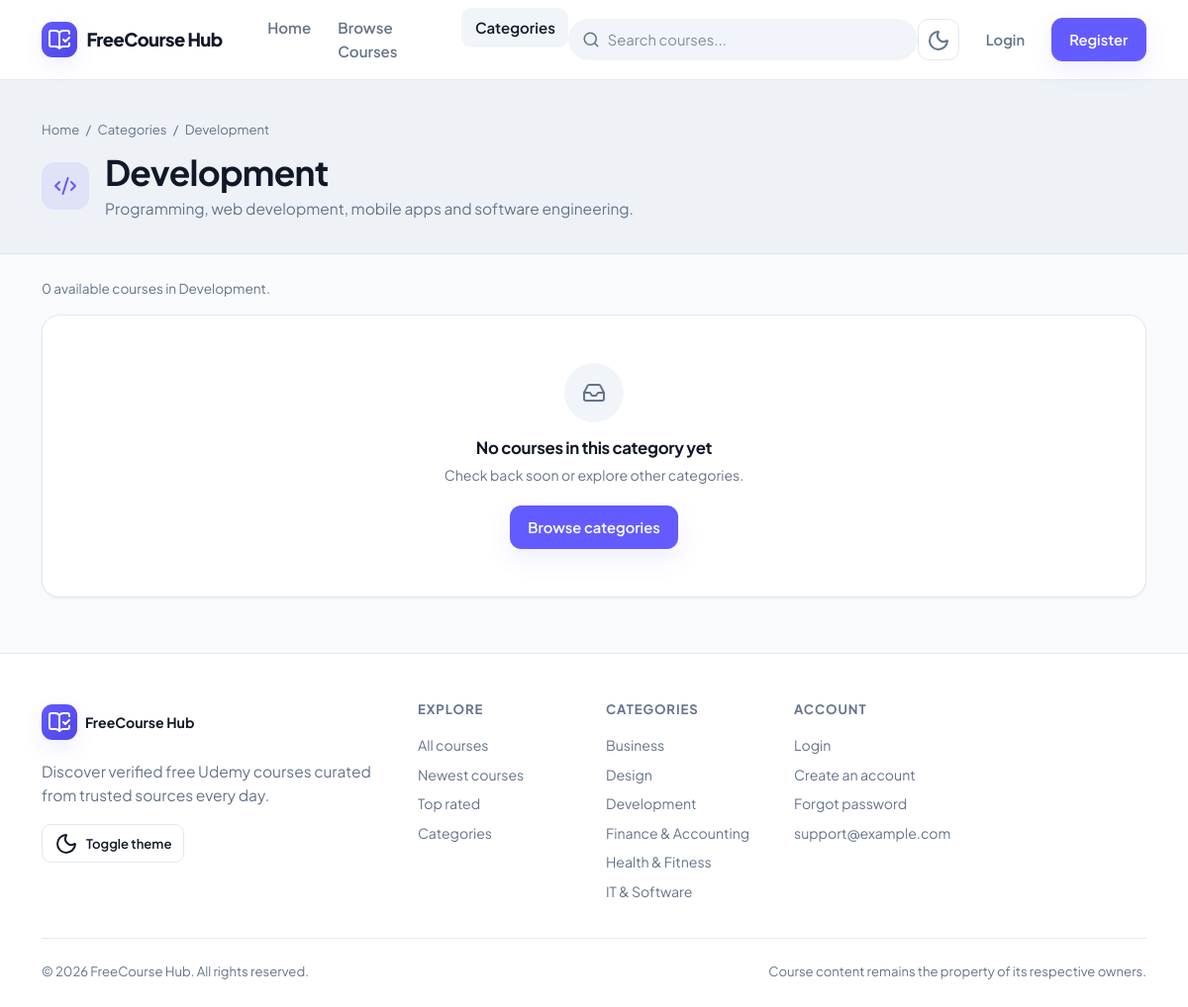
Screenshot of /category.php?slug=development with the database file from the repository.
### tables this page shows
CREATE TABLE IF NOT EXISTS categories (
    id INT UNSIGNED NOT NULL AUTO_INCREMENT,
    name VARCHAR(120) NOT NULL,
    slug VARCHAR(140) NOT NULL,
    description TEXT NULL,
    status ENUM('active', 'inactive') NOT NULL DEFAULT 'active',
    created_at DATETIME NOT NULL DEFAULT CURRENT_TIMESTAMP,
    PRIMARY KEY (id),
    UNIQUE KEY uq_categories_slug (slug),
    KEY idx_categories_status (status)
);

### includes/functions.php (called while the page is built, shortened)
<?php
function e(mixed $value): string
{
    return htmlspecialchars((string) ($value ?? ''), ENT_QUOTES | ENT_SUBSTITUTE, 'UTF-8');
}
function url(string $path = ''): string
{
    $base = rtrim(APP_URL, '/');
    if ($path === '') {
        return $base . '/';
    }
    return $base . '/' . ltrim($path, '/');
}
function setting(string $key, mixed $default = null): mixed
{
    static $cache = null;
    if ($cache === null) {
        $cache = [];
        try {
            $rows = db()->query('SELECT setting_key, setting_value FROM system_settings')->fetchAll();
            foreach ($rows as $row) {
                $cache[$row['setting_key']] = $row['setting_value'];
            }
        } catch (Throwable $e) {
            app_log('settings', 'Unable to load settings: ' . $e->getMessage());
        }
    }
    if (!array_key_exists($key, $cache) || $cache[$key] === null || $cache[$key] === '') {
        return $default;
    }
    return $cache[$key];
}
function setting_bool(string $key, bool $default = false): bool
{
    $value = setting($key, null);
    return in_array(strtolower((string) $value), ['1', 'true', 'yes', 'on'], true);
}
function excerpt(?string $text, int $length = 160): string
{
    $text = trim(preg_replace('/\s+/', ' ', strip_tags((string) $text)) ?? '');
    if (mb_strlen($text) <= $length) {
        return $text;
    }
    return mb_substr($text, 0, $length - 1) . '…';
}
function availability_sql(string $alias = 'c'): string
{
    return $alias . ".publication_status = 'published' AND " . $alias . ".verification_status = 'verified' AND (" . $alias . ".expiry_date IS NULL OR " . $alias . ".expiry_date >= NOW())";
}
function get_categories(bool $activeOnly = true): array
{
    static $cache = [];
    $key = $activeOnly ? 'active' : 'all';
    $sql = 'SELECT c.*, (SELECT COUNT(*) FROM courses co WHERE co.category_id = c.id AND ' . availability_sql('co') . ') AS course_count FROM categories c';
    if ($activeOnly) {
        $sql .= " WHERE c.status = 'active'";
    }
    $sql .= ' ORDER BY c.name ASC';
    try {
        $cache[$key] = db()->query($sql)->fetchAll();
    } catch (Throwable $e) {
        app_log('categories', $e->getMessage());
        $cache[$key] = [];
    }
    return $cache[$key];
}
function pagination(int $total, int $perPage, int $currentPage): array
{
    $pages = max(1, (int) ceil($total / max(1, $perPage)));
    $currentPage = max(1, min($currentPage, $pages));
    return [
        'total' => $total,
        'per_page' => $perPage,
        'current' => $currentPage,
        'pages' => $pages,
        'offset' => ($currentPage - 1) * $perPage,
        'has_prev' => $currentPage > 1,
        'has_next' => $currentPage < $pages,
    ];
}
function category_icon(string $slug): string
{
    $icons = [
        'development' => 'code-2',
        'business' => 'briefcase',
        'design' => 'palette',
        'marketing' => 'megaphone',
        'it-software' => 'server',
        'personal-development' => 'sparkles',
        'photography' => 'camera',
        'music' => 'music',
        'health-fitness' => 'heart-pulse',
        'finance-accounting' => 'wallet',
        'office-productivity' => 'file-spreadsheet',
        'teaching-academics' => 'graduation-cap',
    ];
    return $icons[$slug] ?? 'layers';
}

### config/database.php (called while the page is built, shortened)
<?php
function db(): PDO
{
    static $pdo = null;
    if ($pdo instanceof PDO) {
        return $pdo;
    }
    $host = (string) env('DB_HOST', '127.0.0.1');
    $port = (string) env('DB_PORT', '3306');
    $database = (string) env('DB_DATABASE', 'freecourse_hub');
    $username = (string) env('DB_USERNAME', 'root');
    $password = (string) env('DB_PASSWORD', '');
    $dsn = sprintf('mysql:host=%s;port=%s;dbname=%s;charset=utf8mb4', $host, $port, $database);
    $pdo = new PDO($dsn, $username, $password, [
        PDO::ATTR_ERRMODE => PDO::ERRMODE_EXCEPTION,
        PDO::ATTR_DEFAULT_FETCH_MODE => PDO::FETCH_ASSOC,
        PDO::ATTR_EMULATE_PREPARES => false,
        PDO::ATTR_STRINGIFY_FETCHES => false,
    ]);
    return $pdo;
}

### includes/bootstrap.php (called while the page is built, shortened)
<?php
require_once __DIR__ . '/../config/database.php';
require_once __DIR__ . '/functions.php';
require_once __DIR__ . '/auth.php';
try {
    $configuredTimezone = setting('timezone', APP_TIMEZONE);
} catch (Throwable $e) {
}

### includes/auth.php (called while the page is built, shortened)
<?php
class Auth
{
    private static ?array $user = null;
    private static bool $loaded = false;
    public static function user(): ?array
    {
        if (self::$loaded) {
            return self::$user;
        }
        self::$loaded = true;
        $id = $_SESSION['user_id'] ?? null;
        if (!$id) {
            return self::$user = null;
        }
    }
}

### category.php (the view, shortened to what this page needs)
<?php
require_once __DIR__ . '/includes/bootstrap.php';
$slug = is_string($_GET['slug'] ?? null) ? trim($_GET['slug']) : '';
$stmt = db()->prepare("SELECT * FROM categories WHERE slug = ? AND status = 'active' LIMIT 1");
$stmt->execute([$slug]);
$category = $stmt->fetch();
$page = max(1, (int) ($_GET['page'] ?? 1));
$perPage = 12;
$params = [$category['id']];
$countStmt = db()->prepare('SELECT COUNT(*) FROM courses c WHERE c.category_id = ? AND ' . availability_sql('c'));
$countStmt->execute($params);
$total = (int) $countStmt->fetchColumn();
$pager = pagination($total, $perPage, $page);
$stmt = db()->prepare(
    'SELECT c.*, cat.name AS category_name, cat.slug AS category_slug
     FROM courses c LEFT JOIN categories cat ON cat.id = c.category_id
     WHERE c.category_id = ? AND ' . availability_sql('c') . '
     ORDER BY c.discovered_at DESC LIMIT ' . (int) $pager['per_page'] . ' OFFSET ' . (int) $pager['offset']
);
$stmt->execute($params);
$courses = $stmt->fetchAll();
include __DIR__ . '/includes/header.php';
?>
<div class="page-header">
    <div class="container">
        <div class="breadcrumb-custom"><a href="<?= e(url()) ?>">Home</a><span>/</span><a href="<?= e(url('categories.php')) ?>">Categories</a><span>/</span><span><?= e($category['name']) ?></span></div>
        <div class="d-flex align-items-center gap-3">
            <span class="category-icon"><i data-lucide="<?= e(category_icon((string) $category['slug'])) ?>"></i></span>
            <div>
                <h1 class="mb-1"><?= e($category['name']) ?></h1>
                <p class="mb-0"><?= e($category['description'] ?: 'Free courses in this category.') ?></p>
            </div>
        </div>
    </div>
</div>
<div class="container py-4">
    <p class="small-muted"><?= number_format($total) ?> available course<?= $total === 1 ? '' : 's' ?> in <?= e($category['name']) ?>.</p>
    <?php if ($courses): ?>
        <div class="course-grid">
            <?php foreach ($courses as $course): ?>
                <?php include __DIR__ . '/includes/course_card.php'; ?>
            <?php endforeach; ?>
        </div>
        <?php if ($pager['pages'] > 1): ?>
            <nav class="mt-4" aria-label="Category pagination">
                <ul class="pagination justify-content-center flex-wrap">
                    <li class="page-item <?= $pager['has_prev'] ? '' : 'disabled' ?>">
                        <a class="page-link" href="<?= e(url('category.php' . query_string_with(['slug' => $category['slug'], 'page' => $pager['current'] - 1]))) ?>">Previous</a>
                    </li>
                    <?php
                    $start = max(1, $pager['current'] - 2);
                    $end = min($pager['pages'], $pager['current'] + 2);
                    for ($i = $start; $i <= $end; $i++):
                    ?>
                        <li class="page-item <?= $i === $pager['current'] ? 'active' : '' ?>">
                            <a class="page-link" href="<?= e(url('category.php' . query_string_with(['slug' => $category['slug'], 'page' => $i]))) ?>"><?= $i ?></a>
                        </li>
                    <?php endfor; ?>
                    <li class="page-item <?= $pager['has_next'] ? '' : 'disabled' ?>">
                        <a class="page-link" href="<?= e(url('category.php' . query_string_with(['slug' => $category['slug'], 'page' => $pager['current'] + 1]))) ?>">Next</a>
                    </li>
                </ul>
            </nav>
        <?php endif; ?>
    <?php else: ?>
        <div class="empty-state panel">
            <div class="icon"><i data-lucide="inbox"></i></div>
            <h3>No courses in this category yet</h3>
            <p>Check back soon or explore other categories.</p>
            <a class="btn btn-primary" href="<?= e(url('categories.php')) ?>">Browse categories</a>
        </div>
    <?php endif; ?>
</div>
<?php include __DIR__ . '/includes/footer.php'; ?>

### includes/footer.php (shortened to what this page needs)
<?php
$siteName = $siteName ?? (string) setting('site_name', APP_NAME);
$siteLogo = $siteLogo ?? trim((string) setting('site_logo', ''));
$siteDescription = (string) setting('site_description', 'Discover verified free Udemy courses curated from trusted sources.');
$footerCategories = array_slice(get_categories(), 0, 6);
$contactEmail = (string) setting('contact_email', '');
$footerUser = Auth::user();
?>
</main>
<footer class="site-footer">
    <div class="container">
        <div class="row g-4">
            <div class="col-lg-4">
                <a class="navbar-brand d-inline-flex align-items-center gap-2 mb-2" href="<?= e(url()) ?>">
                    <?php if ($siteLogo !== '' && is_safe_url($siteLogo)): ?>
                        <img class="brand-logo" src="<?= e($siteLogo) ?>" alt="<?= e($siteName) ?>" onerror="this.remove()">
                    <?php else: ?>
                        <span class="brand-mark"><i data-lucide="book-open-check"></i></span>
                    <?php endif; ?>
                    <span class="fw-bold text-strong"><?= e($siteName) ?></span>
                </a>
                <p class="mt-2 mb-3" style="max-width:340px"><?= e(excerpt($siteDescription, 160)) ?></p>
                <?php if (setting_bool('allow_user_theme_switch', true)): ?>
                    <button class="btn btn-outline-secondary btn-sm" id="themeToggle" type="button">
                        <i data-lucide="moon" data-theme-icon></i> Toggle theme
                    </button>
                <?php endif; ?>
            </div>
            <div class="col-6 col-lg-2">
                <h5>Explore</h5>
                <div class="d-flex flex-column">
                    <a href="<?= e(url('courses.php')) ?>">All courses</a>
                    <a href="<?= e(url('courses.php?sort=newest')) ?>">Newest courses</a>
                    <a href="<?= e(url('courses.php?sort=rating')) ?>">Top rated</a>
                    <a href="<?= e(url('categories.php')) ?>">Categories</a>
                </div>
            </div>
            <div class="col-6 col-lg-2">
                <h5>Categories</h5>
                <div class="d-flex flex-column">
                    <?php foreach ($footerCategories as $category): ?>
                        <a href="<?= e(url('category.php?slug=' . urlencode((string) $category['slug']))) ?>"><?= e($category['name']) ?></a>
                    <?php endforeach; ?>
                </div>
            </div>
            <div class="col-lg-4">
                <h5>Account</h5>
                <div class="d-flex flex-column">
                    <?php if ($footerUser): ?>
                        <a href="<?= e(url('dashboard/')) ?>">My dashboard</a>
                        <a href="<?= e(url('dashboard/courses.php')) ?>">My courses</a>
                        <a href="<?= e(url('dashboard/payments.php')) ?>">Payment history</a>
                        <a href="<?= e(url('dashboard/settings.php')) ?>">Account settings</a>
                    <?php else: ?>
                        <a href="<?= e(url('login.php')) ?>">Login</a>
                        <a href="<?= e(url('register.php')) ?>">Create an account</a>
                        <a href="<?= e(url('forgot-password.php')) ?>">Forgot password</a>
                    <?php endif; ?>
                    <?php if ($contactEmail !== ''): ?>
                        <a href="mailto:<?= e($contactEmail) ?>"><?= e($contactEmail) ?></a>
                    <?php endif; ?>
                </div>
            </div>
        </div>
        <div class="footer-bottom">
            <span>&copy; <?= date('Y') ?> <?= e($siteName) ?>. All rights reserved.</span>
            <span>Course content remains the property of its respective owners.</span>
        </div>
    </div>
</footer>
</body>
</html>

### rows the page displays
categories: name "Development", description "Programming, web development, mobile apps and software engineering."
categories: name "Business"
categories: name "Design"
categories: name "Finance & Accounting"
categories: name "Health & Fitness"
categories: name "IT & Software"

### other values shown
$siteName "FreeCourse Hub"
$total "0"
excerpt($siteDescription, 160) "Discover verified free Udemy courses curated from trusted sources every day."
$contactEmail "support@example.com"
